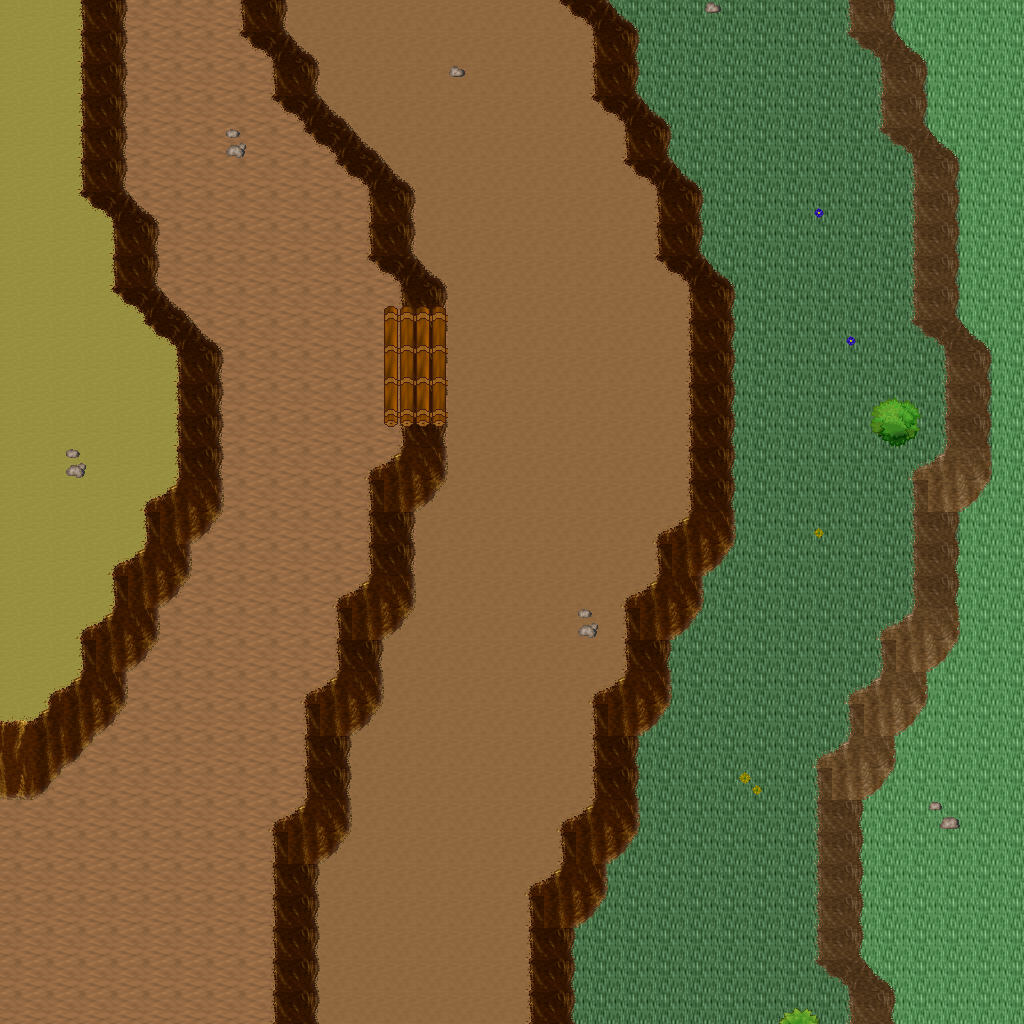

This is a level from a 2D game, rendered from its Tiled map with the project's own tilesets. A one-line summary and the map file follow, with tile-layer data summarised:
An orthogonal 32x32 tile map with 32x32 px tiles, 5 tile layers (Ground, Objects, Objects2, Above, ...), 1 hidden layer not drawn, 16 tilesets.

<map version="1.10" tiledversion="1.11.0" orientation="orthogonal" renderorder="right-down" width="32" height="32" tilewidth="32" tileheight="32" infinite="0" nextlayerid="11" nextobjectid="1">
 <tileset firstgid="1" name="logic_collision" tilewidth="32" tileheight="32" tilecount="1" columns="1">
  <image source="../drawable/logic_collision.png" width="32" height="32" />
 </tileset>
 <tileset firstgid="2" name="ground_ground" tilewidth="32" tileheight="32" tilecount="33" columns="3">
  <image source="../drawable/ground_ground.png" width="96" height="352" />
 </tileset>
 <tileset firstgid="35" name="ground_ridge_earth_pale" tilewidth="32" tileheight="32" tilecount="96" columns="12">
  <image source="../drawable/ground_ridge_earth_pale.png" width="384" height="256" />
 </tileset>
 <tileset firstgid="131" name="ground_ridge_earth_dark" tilewidth="32" tileheight="32" tilecount="96" columns="12">
  <image source="../drawable/ground_ridge_earth_dark.png" width="384" height="256" />
 </tileset>
 <tileset firstgid="227" name="ground_ladder_horizontal_dark" tilewidth="32" tileheight="32" tilecount="3" columns="1">
  <image source="../drawable/ground_ladder_horizontal_dark.png" width="32" height="96" />
 </tileset>
 <tileset firstgid="230" name="plant_tree_tree_darkgreen" tilewidth="32" tileheight="32" tilecount="88" columns="8">
  <image source="../drawable/plant_tree_tree_darkgreen.png" width="256" height="352" />
 </tileset>
 <tileset firstgid="318" name="plant_stump_stump_pale_purple" tilewidth="32" tileheight="32" tilecount="4" columns="2">
  <image source="../drawable/plant_stump_stump_pale_purple.png" width="64" height="64" />
 </tileset>
 <tileset firstgid="322" name="plant_stump_hollow_logs" tilewidth="32" tileheight="32" tilecount="6" columns="3">
  <image source="../drawable/plant_stump_hollow_logs.png" width="96" height="64" />
 </tileset>
 <tileset firstgid="328" name="plant_flower_daisy_yellow" tilewidth="32" tileheight="32" tilecount="8" columns="2">
  <image source="../drawable/plant_flower_daisy_yellow.png" width="64" height="128" />
 </tileset>
 <tileset firstgid="336" name="plant_flower_daisy_blue" tilewidth="32" tileheight="32" tilecount="8" columns="2">
  <image source="../drawable/plant_flower_daisy_blue.png" width="64" height="128" />
 </tileset>
 <tileset firstgid="344" name="plant_bush_leafy_2" tilewidth="32" tileheight="32" tilecount="12" columns="6">
  <image source="../drawable/plant_bush_leafy_2.png" width="192" height="64" />
 </tileset>
 <tileset firstgid="356" name="ground_rock_pebbles" tilewidth="32" tileheight="32" tilecount="3" columns="1">
  <image source="../drawable/ground_rock_pebbles.png" width="32" height="96" />
 </tileset>
 <tileset firstgid="359" name="logic_item_mushroom" tilewidth="32" tileheight="32" tilecount="6" columns="6">
  <image source="../drawable/logic_item_mushroom.png" width="192" height="32" />
 </tileset>
 <tileset firstgid="365" name="logic_item_resources" tilewidth="32" tileheight="32" tilecount="6" columns="6">
  <image source="../drawable/logic_item_resources.png" width="192" height="32" />
 </tileset>
 <tileset firstgid="371" name="logic_creature_animal" tilewidth="32" tileheight="32" tilecount="32" columns="8">
  <image source="../drawable/logic_creature_animal.png" width="256" height="128" />
 </tileset>
 <tileset firstgid="403" name="building_fence_fence_chunky" tilewidth="32" tileheight="32" tilecount="21" columns="3">
  <image source="../drawable/building_fence_fence_chunky.png" width="96" height="224" />
 </tileset>
 <layer id="1" name="Ground" width="32" height="32">
  <data>[1024 cells, 1024 non-empty, 5 distinct tile ids]</data>
 </layer>
 <layer id="2" name="Objects" width="32" height="32">
  <data>[1024 cells, 300 non-empty, 29 distinct tile ids]</data>
 </layer>
 <layer id="3" name="Objects2" width="32" height="32">
  <data>[1024 cells, 16 non-empty, 6 distinct tile ids]</data>
 </layer>
 <layer id="4" name="Above" width="32" height="32">
  <data>[1024 cells, 4 non-empty, 4 distinct tile ids]</data>
 </layer>
 <layer id="5" name="Above2" width="32" height="32">
  <data>[1024 cells, 0 non-empty, 0 distinct tile ids]</data>
 </layer>
 <layer id="6" name="Walkable" width="32" height="32" visible="0">
  <data>[1024 cells, 139 non-empty, 1 distinct tile ids]</data>
 </layer>
 <objectgroup id="7" name="Mapevents" />
 <objectgroup id="8" name="Spawn" />
 <objectgroup id="9" name="Keys" />
 <objectgroup id="10" name="Replace" />
</map>
